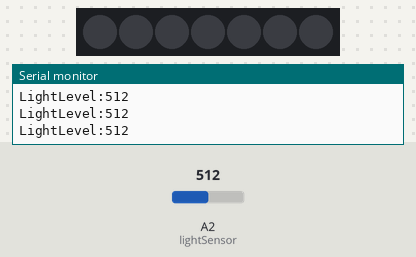
The sketch below on a simulated Arduino Uno, built with avr-gcc and run on an emulated ATmega328P. On the bench: 7 RGB LEDs in strip order, left to right, the last lines printed to the serial monitor. The test bench sets the inputs (shaded band); at power-on: A2 (lightSensor) = 512. Dim RGB values are drawn brighter than linear.

Above: at 1.2 s.
1.3 s: A2 (lightSensor) set to 90
2.8 s: A2 (lightSensor) set to 72
At 3.2 s:
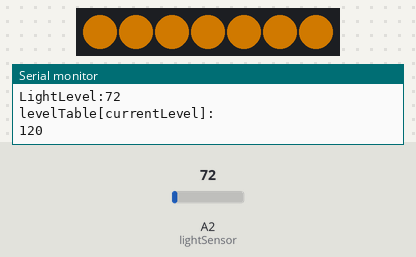
4.4 s: A2 (lightSensor) set to 122
At 5.0 s:
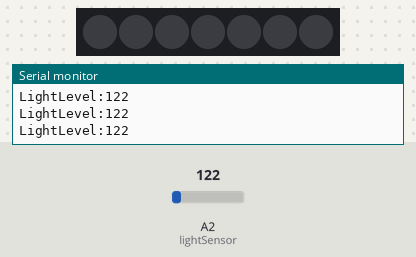
5.9 s: A2 (lightSensor) set to 70
7.4 s: A2 (lightSensor) set to 130
Timing chart, 0 to 9.9 s (numbered marks = the images above; inputs shaded):
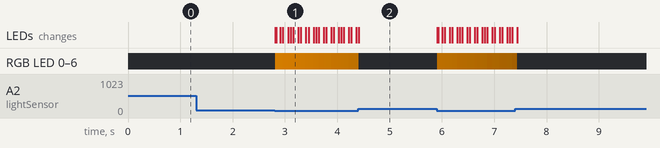

Measured:
- the behaviour switches between 81 and 80 on A2 (lightSensor) (found by bisection; images 0 and 1)
- after the input at 2.8 s, the LEDs: first change at once (image 1 shows a later state)
- after the input at 4.4 s, the LEDs: change at once (image 2)

The sketch:

candle_photoTransitor.ino
```cpp
#define lightSensor A2
int sensorReading;

#include <Adafruit_NeoPixel.h>
#ifdef __AVR__
#include <avr/power.h>
#endif

#define PIN    2
#define NUMPIXELS  7

Adafruit_NeoPixel strip(NUMPIXELS, PIN, NEO_GRB + NEO_KHZ800);


int change = 1;
int currentLevel = 125;
byte levelTable[256];

void setup() {

  Serial.begin(9600);
  strip.begin();
  strip.show(); // Initialize all pixels to 'off'
  fillLevelTable();


}

void loop() {

  int LightLevel = analogRead(lightSensor);


  uint32_t candle = strip.Color(255, 150,0 );
  Serial.print("LightLevel:" );
  Serial.print(LightLevel  );
   Serial.println();


  if (LightLevel <= 80) {
    if (currentLevel <= 120 || currentLevel >= 220) {
      change = -change;
    }
    currentLevel += change;


    //PWM output the result:
    strip.setBrightness( levelTable[currentLevel]);
    strip.fill(candle, 0, 7);
    strip.show();

Serial.println("levelTable[currentLevel]:" );
    Serial.print(levelTable[currentLevel]);
    Serial.println();

  } else {
    strip.setBrightness(0);
    strip.fill(candle, 0, 7);
    strip.show();

  }
   delay(20);
}

void fillLevelTable() {
  // set the range of values:
  float maxValue = 255;

  // iterate over the array and calculate the right value for it:
  for (int l = 0; l <= maxValue; l++) {

    // map input to a 0-179 range:
    float angle = map(l, 0, maxValue, 0, 179);
    /* here's the explanation of the calulation:
      // convert to radians:
      float result = angle * PI/180;
      // now add PI/2 to offset by 90 degrees:
      result = result + PI/2;
      // get the sine of that:
      result = sin(result);
      // now you have -1 to 1. Add 1 to get 0 to 2:
      result = result + 1;
      // multiply to get 0-255:
      result = result * 127.5;
    */
    //here it all is in one line:
    float lightLevel = (sin((angle * PI / 180) + PI / 2) + 1) * 127.5;
    levelTable[l] = lightLevel;
  }
}
```
